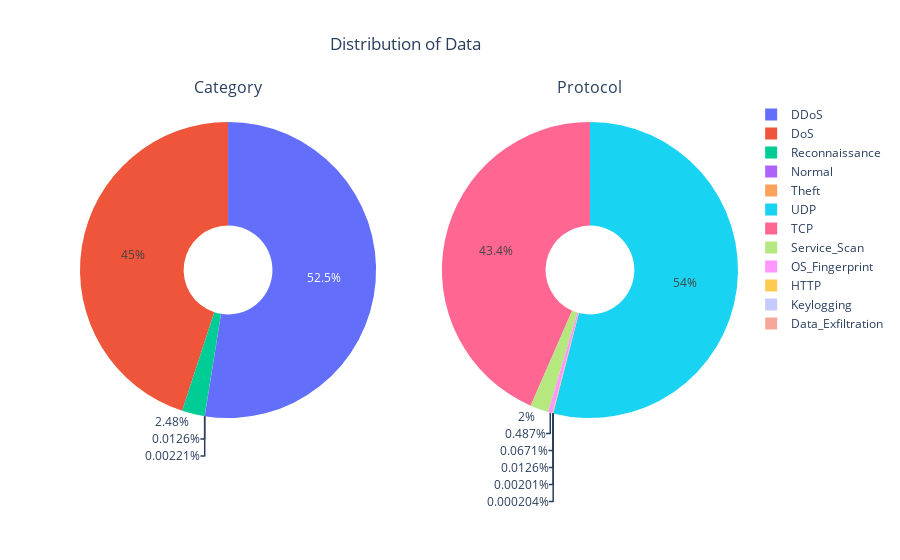

Write notebook code for a chart like this one.
### Code cell
import plotly.express as px
import plotly.graph_objects as go
from plotly.subplots import make_subplots

fig = make_subplots(rows=1, cols=2, subplot_titles=('Category', 'Protocol'), specs=[[{'type':'pie'}, {'type':'pie'}]])
fig.add_trace(go.Pie(labels=df['category'].value_counts().index, values=df['category'].value_counts().values, hole=0.3), row=1, col=1)
fig.add_trace(go.Pie(labels=df['subcategory'].value_counts().index, values=df['subcategory'].value_counts().values, hole=0.3), row=1, col=2)
fig.update_layout(title='Distribution of Data', title_x=0.45)
fig.show()

### Figure 1 — Plotly figure (JSON) as saved in the notebook; plotly's stock layout.template omitted (floating-point values rounded to 4 significant figures)
{"data": [{"domain": {"x": [0, 0.45], "y": [0, 1]}, "hole": 0.3, "labels": ["DDoS", "DoS", "Reconnaissance", "Normal", "Theft"], "type": "pie", "values": [1541315, 1320148, 72919, 370, 65]}, {"domain": {"x": [0.55, 1], "y": [0, 1]}, "hole": 0.3, "labels": ["UDP", "TCP", "Service_Scan", "OS_Fingerprint", "HTTP", "Normal", "Keylogging", "Data_Exfiltration"], "type": "pie", "values": [1584650, 1274843, 58626, 14293, 1970, 370, 59, 6]}], "layout": {"annotations": [{"font": {"size": 16}, "showarrow": false, "text": "Category", "x": 0.225, "xanchor": "center", "xref": "paper", "y": 1, "yanchor": "bottom", "yref": "paper"}, {"font": {"size": 16}, "showarrow": false, "text": "Protocol", "x": 0.775, "xanchor": "center", "xref": "paper", "y": 1, "yanchor": "bottom", "yref": "paper"}], "title": {"text": "Distribution of Data", "x": 0.45}}}
